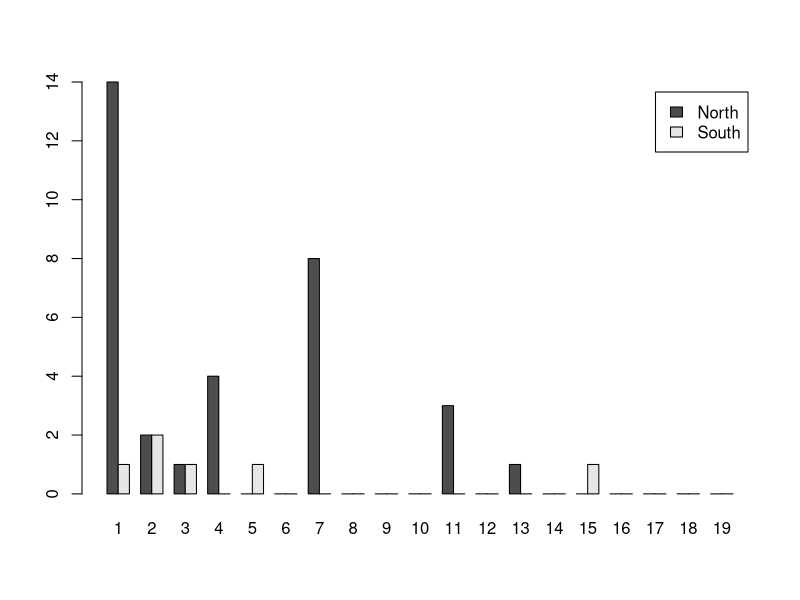

Generate this figure with R:
#### Coalescence theory ----

rm(list = ls())


## Intro ----

# Interested in size of 2 pops of Atlantic killer whales
# one migrating North and the other migrating South
# these 2 pops share a common ancestor but their current pop size is 
# hypothesised to be different

# 10 (diploid) samples from Northern pop and 10 from Southern
# each sample has genomic sequence of 50k bp
# each allele coded as 0 or 1 for the ancestral and derived states respectively

# Tasks:

# estimate effective op size, Ne, for each pop using Watterson's estimator and 
# Tajima's estimator of theta, assuming mutation rate of 1e-8

# calculate and plot the (unfolded) site frequency spectrum for each pop


## Data ----

data_N <- as.matrix(read.csv("../data/killer_whale_North.csv", 
                             stringsAsFactors = FALSE, header = FALSE,
                             colClasses = c("numeric")))
dim(data_N)

data_S <- as.matrix(read.csv("../data/killer_whale_South.csv", 
                             stringsAsFactors = FALSE, header = FALSE,
                             colClasses = c("numeric")))
dim(data_S)




## Estimates of effective pop size, Ne ----

# Ne = theta / (4 * N * mu)
# theta is genetic diversity - can be estimated w Tajima's and Watterson's:

## 1. Tajima's ----

# tajima's estimator (pi) - pairwise diffs = sum(d_ij) / (n(n-1)/2)
# d_ij is num of diffs between sequence i and j

# practice
# for short seq A and B, d_ij should be 2
# i = 1
short_seq_A <- c(0,0,0,1,1)
# j = 2
short_seq_B <- c(0,1,0,1,0)
# method 1
sum(short_seq_A != short_seq_B)
# method 2
# dif_counter = 0
# for (l in 1:length(short_seq_A)) {
#     if (short_seq_A[l] != short_seq_B[l]) {
#         dif_counter <- dif_counter + 1
#     }
# }
# method 3
# sum(abs(short_seq_A-short_seq_B))
# method 4
# sum(abs(short_seq_A-short_seq_B)^2)
## ALL THESE 4 METHODS ABOVE DO THE SAME


# for Northern pop:
n <- nrow(data_N)  # num samples (chromosomes)
pi_N = 0  # pairwise diffs for northern pop

for (i in 1:(nrow(data_N)-1)) {
    for (j in (i+1):nrow(data_N)) {
#       diffs <- sum(abs(data_N[i,] - data_N[j,]))  # does the same
        d_ij <- sum(data_N[i,] != data_N[j,])
        pi_N <- pi_N + d_ij
    }
}  
# pi_N =  1761

# divide by the nr of comparisons done
pi_N <- pi_N / ((n*(n-1))/2)
# Tajima's estimator = 9.26842

len = ncol(data_N)
Ne_N_pi <- pi_N / (4 * 1e-8 * len)
# effective pop size of Northern pop = ~4634


# for Southern pop:
n <- nrow(data_S)  # num samples (chromosomes)
pi_S = 0

for (i in 1:(nrow(data_S)-1)) {
    for (j in (i+1):nrow(data_S)) {
        d_ij <- sum(data_S[i,] != data_S[j,])
        pi_S <- pi_S + d_ij
    }
}  
# pi_S = 292

# divide by the nr of comparisons done
pi_S <- pi_S / ((n*(n-1))/2)
# Tajima's estimator = 1.5368

len = ncol(data_S)
Ne_S_pi <- pi_S / (4 * 1e-8 * len)
# effective pop size of Southern pop is 768.4211


# effective pop size of Southern pop (768) much smaller than 
# Northern (4634) according to Tajima's estimator


## 2. Watterson's ----

# watterson's estimator = S / sum(1/k) (k between 1 and n-1)
# S = num of segregating sites
# n samples

# Northern pop
S_N = 0
for (i in (1:ncol(data_N))) {
    if (length(unique(data_N[,i])) > 1) {
        S_N <- S_N + 1
    }
}
# 33

# # does the same as for loop above!
# freqs <- apply(data_N, 2, sum) / nrow(data_N)
# length(which((freqs>0)&(freqs<1)))

n = nrow(data_N)
watt_N <- S_N / sum(1/seq(1,n-1))
# Watterson's estimator = 9.3017

Ne_N_watt <- watt_N / (4 * 1e-8 * len)
# Ne = 4650.8486


## Southern pop

S_S = 0
for (col in (1:ncol(data_S))) {
    if (length(unique(data_S[,col])) > 1) {
        S_S <- S_S + 1
    }
}

n = nrow(data_S)
watt_S <- S_S / sum(1/seq(1,n-1))
# Watterson's estimator = 1.691

Ne_S_watt <- watt_S / (4 * 1e-8 * len)
# Ne = 845.6088

# Again, effective pop size of Southern pop (845) much smaller than 
# Northern (4650) according to Watterson's estimator


# summary ----
pop_and_estimator <- c("North (Tajima's)", "North (Watterson's)",
                       "South (Tajima's)", "South (Watterson's)")
theta <- c(pi_N, watt_N, pi_S, watt_S)  # genetic diversity
Ne <- c(Ne_N_pi, Ne_N_watt, Ne_S_pi, Ne_S_watt)  # effective pop size
summary <- data.frame(pop_and_estimator, theta, Ne)
print(summary)


## Site frequency spectrum ----

# practice!!
first_row <-  c(1,0,0,1,0)
second_row <- c(1,0,1,1,1)
third_row <-  c(1,0,1,0,1)
fourth_row <- c(1,1,1,0,1)
rows <- rbind(first_row, second_row, third_row, fourth_row)

apply(rows, 2, sum)   # allele counts
# based on above:
# see that 1 allele has freq 0
# none w freq 1
# 3 w freq 2
# 1 w frew 3
# freq:           0 1 2 3
# num of alleles: 1 0 3 1
# (from what printed, want to count how many of each num we get)
freqs <- apply(rows, 2, sum)   # allele counts

sfs <- rep(NA, nrow(rows)-1)
for (g in 1:length(sfs)) {
    sfs[g] <- sum(freqs==g)
}
sfs
##### end practice


## Northern pop
# allele freqs
derived_freqs <- apply(X=data_N, MAR=2, FUN=sum)
# compute SFS from the counts of derived allele freq
n <- nrow(data_N)
sfs_N <- rep(NA, n-1)
for (i in 1:length(sfs_N)) {
    sfs_N[i] <- sum(derived_freqs == i)
    # sfs_N[i] <- length(which(derived_freqs == i))  # same thing
}
sfs_N


## Southern pop
# allele freqs
derived_freqs <- apply(data_S, 2, sum)
# compute SFS from the counts of derived allele freq
n <- nrow(data_S)
sfs_S <- rep(NA, n-1)
for (i in 1:length(sfs_S)) {
    sfs_S[i] <- sum(derived_freqs == i)
    # sfs_S[i] <- length(which(derived_freqs == i))  # same thing
}
sfs_S


### plot
barplot(t(cbind(sfs_N, sfs_S)), beside=T, names.arg=seq(1,nrow(data_S)-1,1),
        legend=c("North", "South"))

cat("\nThe Northern population with the greater population size has a higher proportion of singletons, as expected.")

# northern - many more singletons than expected
# southern - fewer

# northern pop getting bigger
# southern pop getting smaller



# ### bonus: joint site frequency spectrum
# 
# sfs <- matrix(0, nrow=nrow(data_N)+1, ncol=nrow(data_S)+1)
# for (i in 1:ncol(data_N)) {
# 
#     freq_N <- sum(data_N[,i])
#     freq_S <- sum(data_S[,i])
# 
#     sfs[freq_N+1,freq_S+1] <- sfs[freq_N+1,freq_S+1] + 1
# 
# }
# sfs[1,1] <- NA # ignore non-SNPs
# 
# image(t(sfs))



